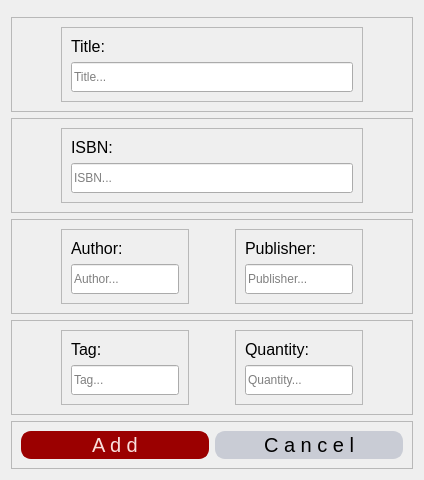
            <widget class="QWidget" name="page">
             <layout class="QVBoxLayout" name="verticalLayout_37">
              <item>
               <widget class="QFrame" name="frame_21">
                <property name="frameShape">
                 <enum>QFrame::StyledPanel</enum>
                </property>
                <property name="frameShadow">
                 <enum>QFrame::Raised</enum>
                </property>
                <widget class="QLabel" name="label_34">
                 <property name="geometry">
                  <rect>
                   <x>30</x>
                   <y>10</y>
                   <width>131</width>
                   <height>61</height>
                  </rect>
                 </property>
                 <property name="font">
                  <font>
                   <pointsize>18</pointsize>
                   <bold>true</bold>
                  </font>
                 </property>
                 <property name="text">
                  <string>Add book</string>
                 </property>
                </widget>
               </widget>
              </item>
              <item>
               <widget class="QFrame" name="frame_27">
                <property name="frameShape">
                 <enum>QFrame::StyledPanel</enum>
                </property>
                <property name="frameShadow">
                 <enum>QFrame::Raised</enum>
                </property>
                <layout class="QHBoxLayout" name="horizontalLayout_25">
                 <item>
                  <spacer name="horizontalSpacer_8">
                   <property name="orientation">
                    <enum>Qt::Horizontal</enum>
                   </property>
                   <property name="sizeType">
                    <enum>QSizePolicy::Minimum</enum>
                   </property>
                   <property name="sizeHint" stdset="0">
                    <size>
                     <width>40</width>
                     <height>20</height>
                    </size>
                   </property>
                  </spacer>
                 </item>
                 <item>
                  <widget class="QFrame" name="frame_23">
                   <property name="styleSheet">
                    <string notr="true"/>
                   </property>
                   <property name="frameShape">
                    <enum>QFrame::StyledPanel</enum>
                   </property>
                   <property name="frameShadow">
                    <enum>QFrame::Raised</enum>
                   </property>
                   <layout class="QVBoxLayout" name="verticalLayout_32">
                    <item>
                     <widget class="QLabel" name="label_36">
                      <property name="font">
                       <font>
                        <pointsize>12</pointsize>
                       </font>
                      </property>
                      <property name="text">
                       <string>Title:</string>
                      </property>
                     </widget>
                    </item>
                    <item>
                     <widget class="QLineEdit" name="addTitle">
                      <property name="minimumSize">
                       <size>
                        <width>30</width>
                        <height>30</height>
                       </size>
                      </property>
                      <property name="maximumSize">
                       <size>
                        <width>2000</width>
                        <height>16777215</height>
                       </size>
                      </property>
                      <property name="placeholderText">
                       <string notr="true">Title...</string>
                      </property>
                     </widget>
                    </item>
                   </layout>
                  </widget>
                 </item>
                 <item>
                  <spacer name="horizontalSpacer_9">
                   <property name="orientation">
                    <enum>Qt::Horizontal</enum>
                   </property>
                   <property name="sizeType">
                    <enum>QSizePolicy::Minimum</enum>
                   </property>
                   <property name="sizeHint" stdset="0">
                    <size>
                     <width>40</width>
                     <height>20</height>
                    </size>
                   </property>
                  </spacer>
                 </item>
                </layout>
               </widget>
              </item>
              <item>
               <widget class="QFrame" name="frame_29">
                <property name="frameShape">
                 <enum>QFrame::StyledPanel</enum>
                </property>
                <property name="frameShadow">
                 <enum>QFrame::Raised</enum>
                </property>
                <layout class="QHBoxLayout" name="horizontalLayout_27">
                 <item>
                  <spacer name="horizontalSpacer_10">
                   <property name="orientation">
                    <enum>Qt::Horizontal</enum>
                   </property>
                   <property name="sizeType">
                    <enum>QSizePolicy::Minimum</enum>
                   </property>
                   <property name="sizeHint" stdset="0">
                    <size>
                     <width>40</width>
                     <height>20</height>
                    </size>
                   </property>
                  </spacer>
                 </item>
                 <item>
                  <widget class="QFrame" name="frame_24">
                   <property name="minimumSize">
                    <size>
                     <width>200</width>
                     <height>0</height>
                    </size>
                   </property>
                   <property name="frameShape">
                    <enum>QFrame::StyledPanel</enum>
                   </property>
                   <property name="frameShadow">
                    <enum>QFrame::Raised</enum>
                   </property>
                   <layout class="QVBoxLayout" name="verticalLayout_33">
                    <item>
                     <widget class="QLabel" name="label_38">
                      <property name="sizePolicy">
                       <sizepolicy hsizetype="Preferred" vsizetype="Preferred">
                        <horstretch>0</horstretch>
                        <verstretch>0</verstretch>
                       </sizepolicy>
                      </property>
                      <property name="font">
                       <font>
                        <pointsize>12</pointsize>
                       </font>
                      </property>
                      <property name="text">
                       <string>ISBN:</string>
                      </property>
                     </widget>
                    </item>
                    <item>
                     <widget class="QLineEdit" name="addISBN">
                      <property name="minimumSize">
                       <size>
                        <width>30</width>
                        <height>30</height>
                       </size>
                      </property>
                      <property name="maximumSize">
                       <size>
                        <width>2000</width>
                        <height>16777215</height>
                       </size>
                      </property>
                      <property name="placeholderText">
                       <string notr="true">ISBN...</string>
                      </property>
                     </widget>
                    </item>
                   </layout>
                  </widget>
                 </item>
                 <item>
                  <spacer name="horizontalSpacer_11">
                   <property name="orientation">
                    <enum>Qt::Horizontal</enum>
                   </property>
                   <property name="sizeType">
                    <enum>QSizePolicy::Minimum</enum>
                   </property>
                   <property name="sizeHint" stdset="0">
                    <size>
                     <width>40</width>
                     <height>20</height>
                    </size>
                   </property>
                  </spacer>
                 </item>
                </layout>
               </widget>
              </item>
              <item>
               <widget class="QFrame" name="frame_22">
                <property name="frameShape">
                 <enum>QFrame::StyledPanel</enum>
                </property>
                <property name="frameShadow">
                 <enum>QFrame::Raised</enum>
                </property>
                <layout class="QHBoxLayout" name="horizontalLayout_26">
                 <item>
                  <spacer name="horizontalSpacer_5">
                   <property name="orientation">
                    <enum>Qt::Horizontal</enum>
                   </property>
                   <property name="sizeType">
                    <enum>QSizePolicy::Minimum</enum>
                   </property>
                   <property name="sizeHint" stdset="0">
                    <size>
                     <width>40</width>
                     <height>20</height>
                    </size>
                   </property>
                  </spacer>
                 </item>
                 <item>
                  <widget class="QFrame" name="frame_25">
                   <property name="frameShape">
                    <enum>QFrame::StyledPanel</enum>
                   </property>
                   <property name="frameShadow">
                    <enum>QFrame::Raised</enum>
                   </property>
                   <layout class="QVBoxLayout" name="verticalLayout_34">
                    <item>
                     <widget class="QLabel" name="label_35">
                      <property name="font">
                       <font>
                        <pointsize>12</pointsize>
                       </font>
                      </property>
                      <property name="text">
                       <string>Author:</string>
                      </property>
                     </widget>
                    </item>
                    <item>
                     <widget class="QLineEdit" name="addAuthor">
                      <property name="minimumSize">
                       <size>
                        <width>30</width>
                        <height>30</height>
                       </size>
                      </property>
                      <property name="maximumSize">
                       <size>
                        <width>2000</width>
                        <height>16777215</height>
                       </size>
                      </property>
                      <property name="placeholderText">
                       <string notr="true">Author...</string>
                      </property>
                     </widget>
                    </item>
                   </layout>
                  </widget>
                 </item>
                 <item>
                  <spacer name="horizontalSpacer_7">
                   <property name="orientation">
                    <enum>Qt::Horizontal</enum>
                   </property>
                   <property name="sizeType">
                    <enum>QSizePolicy::Minimum</enum>
                   </property>
                   <property name="sizeHint" stdset="0">
                    <size>
                     <width>40</width>
                     <height>20</height>
                    </size>
                   </property>
                  </spacer>
                 </item>
                 <item>
                  <widget class="QFrame" name="frame_26">
                   <property name="frameShape">
                    <enum>QFrame::StyledPanel</enum>
                   </property>
                   <property name="frameShadow">
                    <enum>QFrame::Raised</enum>
                   </property>
                   <layout class="QVBoxLayout" name="verticalLayout_35">
                    <item>
                     <widget class="QLabel" name="label_39">
                      <property name="font">
                       <font>
                        <pointsize>12</pointsize>
                       </font>
                      </property>
                      <property name="text">
                       <string>Publisher:</string>
                      </property>
                     </widget>
                    </item>
                    <item>
                     <widget class="QLineEdit" name="addPublisher">
                      <property name="minimumSize">
                       <size>
                        <width>30</width>
                        <height>30</height>
                       </size>
                      </property>
                      <property name="maximumSize">
                       <size>
                        <width>2000</width>
                        <height>16777215</height>
                       </size>
                      </property>
                      <property name="placeholderText">
                       <string notr="true">Publisher...</string>
                      </property>
                     </widget>
                    </item>
                   </layout>
                  </widget>
                 </item>
                 <item>
                  <spacer name="horizontalSpacer_6">
                   <property name="orientation">
                    <enum>Qt::Horizontal</enum>
                   </property>
                   <property name="sizeType">
                    <enum>QSizePolicy::Minimum</enum>
                   </property>
                   <property name="sizeHint" stdset="0">
                    <size>
                     <width>40</width>
                     <height>20</height>
                    </size>
                   </property>
                  </spacer>
                 </item>
                </layout>
               </widget>
              </item>
              <item>
               <widget class="QFrame" name="frame_30">
                <property name="frameShape">
                 <enum>QFrame::StyledPanel</enum>
                </property>
                <property name="frameShadow">
                 <enum>QFrame::Raised</enum>
                </property>
                <layout class="QHBoxLayout" name="horizontalLayout_28">
                 <item>
                  <spacer name="horizontalSpacer_12">
                   <property name="orientation">
                    <enum>Qt::Horizontal</enum>
                   </property>
                   <property name="sizeType">
                    <enum>QSizePolicy::Minimum</enum>
                   </property>
                   <property name="sizeHint" stdset="0">
                    <size>
                     <width>40</width>
                     <height>20</height>
                    </size>
                   </property>
                  </spacer>
                 </item>
                 <item>
                  <widget class="QFrame" name="frame_28">
                   <property name="frameShape">
                    <enum>QFrame::StyledPanel</enum>
                   </property>
                   <property name="frameShadow">
                    <enum>QFrame::Raised</enum>
                   </property>
                   <layout class="QVBoxLayout" name="verticalLayout_36">
                    <item>
                     <widget class="QLabel" name="label_40">
                      <property name="sizePolicy">
                       <sizepolicy hsizetype="Preferred" vsizetype="Preferred">
                        <horstretch>0</horstretch>
                        <verstretch>0</verstretch>
                       </sizepolicy>
                      </property>
                      <property name="font">
                       <font>
                        <pointsize>12</pointsize>
                       </font>
                      </property>
                      <property name="text">
                       <string>Tag:</string>
                      </property>
                     </widget>
                    </item>
                    <item>
                     <widget class="QLineEdit" name="addTag">
                      <property name="minimumSize">
                       <size>
                        <width>30</width>
                        <height>30</height>
                       </size>
                      </property>
                      <property name="maximumSize">
                       <size>
                        <width>2000</width>
                        <height>16777215</height>
                       </size>
                      </property>
                      <property name="placeholderText">
                       <string notr="true">Tag...</string>
                      </property>
                     </widget>
                    </item>
                   </layout>
                  </widget>
                 </item>
                 <item>
                  <spacer name="horizontalSpacer_14">
                   <property name="orientation">
                    <enum>Qt::Horizontal</enum>
                   </property>
                   <property name="sizeType">
                    <enum>QSizePolicy::Minimum</enum>
                   </property>
                   <property name="sizeHint" stdset="0">
                    <size>
                     <width>40</width>
                     <height>20</height>
                    </size>
                   </property>
                  </spacer>
                 </item>
                 <item>
                  <widget class="QFrame" name="frame_32">
                   <property name="frameShape">
                    <enum>QFrame::StyledPanel</enum>
                   </property>
                   <property name="frameShadow">
                    <enum>QFrame::Raised</enum>
                   </property>
                   <layout class="QVBoxLayout" name="verticalLayout_38">
                    <item>
                     <widget class="QLabel" name="label_41">
                      <property name="sizePolicy">
                       <sizepolicy hsizetype="Preferred" vsizetype="Preferred">
                        <horstretch>0</horstretch>
                        <verstretch>0</verstretch>
                       </sizepolicy>
                      </property>
                      <property name="font">
                       <font>
                        <pointsize>12</pointsize>
                       </font>
                      </property>
                      <property name="text">
                       <string>Quantity:</string>
                      </property>
                     </widget>
                    </item>
                    <item>
                     <widget class="QLineEdit" name="addQuantity">
                      <property name="minimumSize">
                       <size>
                        <width>30</width>
                        <height>30</height>
                       </size>
                      </property>
                      <property name="maximumSize">
                       <size>
                        <width>2000</width>
                        <height>16777215</height>
                       </size>
                      </property>
                      <property name="placeholderText">
                       <string notr="true">Quantity...</string>
                      </property>
                     </widget>
                    </item>
                   </layout>
                  </widget>
                 </item>
                 <item>
                  <spacer name="horizontalSpacer_13">
                   <property name="orientation">
                    <enum>Qt::Horizontal</enum>
                   </property>
                   <property name="sizeType">
                    <enum>QSizePolicy::Minimum</enum>
                   </property>
                   <property name="sizeHint" stdset="0">
                    <size>
                     <width>40</width>
                     <height>20</height>
                    </size>
                   </property>
                  </spacer>
                 </item>
                </layout>
               </widget>
              </item>
              <item>
               <widget class="QFrame" name="frame_31">
                <property name="frameShape">
                 <enum>QFrame::StyledPanel</enum>
                </property>
                <property name="frameShadow">
                 <enum>QFrame::Raised</enum>
                </property>
                <layout class="QHBoxLayout" name="horizontalLayout_24">
                 <item>
                  <widget class="QPushButton" name="add_book_btn">
                   <property name="minimumSize">
                    <size>
                     <width>150</width>
                     <height>0</height>
                    </size>
                   </property>
                   <property name="maximumSize">
                    <size>
                     <width>200</width>
                     <height>50</height>
                    </size>
                   </property>
                   <property name="font">
                    <font>
                     <pointsize>15</pointsize>
                     <bold>false</bold>
                    </font>
                   </property>
                   <property name="styleSheet">
                    <string notr="true">QPushButton{
color:  #F9DFDC;
background-color: #9B0000;
border-radius: 10px;
border: 2px solid  #9B0000;
}

QPushButton:hover{
background-color: #CD1818;
cursor: pointer;
}</string>
                   </property>
                   <property name="text">
                    <string>A d d</string>
                   </property>
                  </widget>
                 </item>
                 <item>
                  <widget class="QPushButton" name="cancel_add_book_btn">
                   <property name="minimumSize">
                    <size>
                     <width>150</width>
                     <height>0</height>
                    </size>
                   </property>
                   <property name="maximumSize">
                    <size>
                     <width>200</width>
                     <height>50</height>
                    </size>
                   </property>
                   <property name="font">
                    <font>
                     <pointsize>15</pointsize>
                     <bold>false</bold>
                    </font>
                   </property>
                   <property name="styleSheet">
                    <string notr="true">QPushButton{
color: black;
background-color: #C9CCD5;
border-radius: 10px;
border: 2px solid  #C9CCD5;
}

QPushButton:hover{
background-color: #DDDDDD;
cursor: pointer;
}</string>
                   </property>
                   <property name="text">
                    <string>C a n c e l</string>
                   </property>
                  </widget>
                 </item>
                </layout>
               </widget>
              </item>
             </layout>
            </widget>
